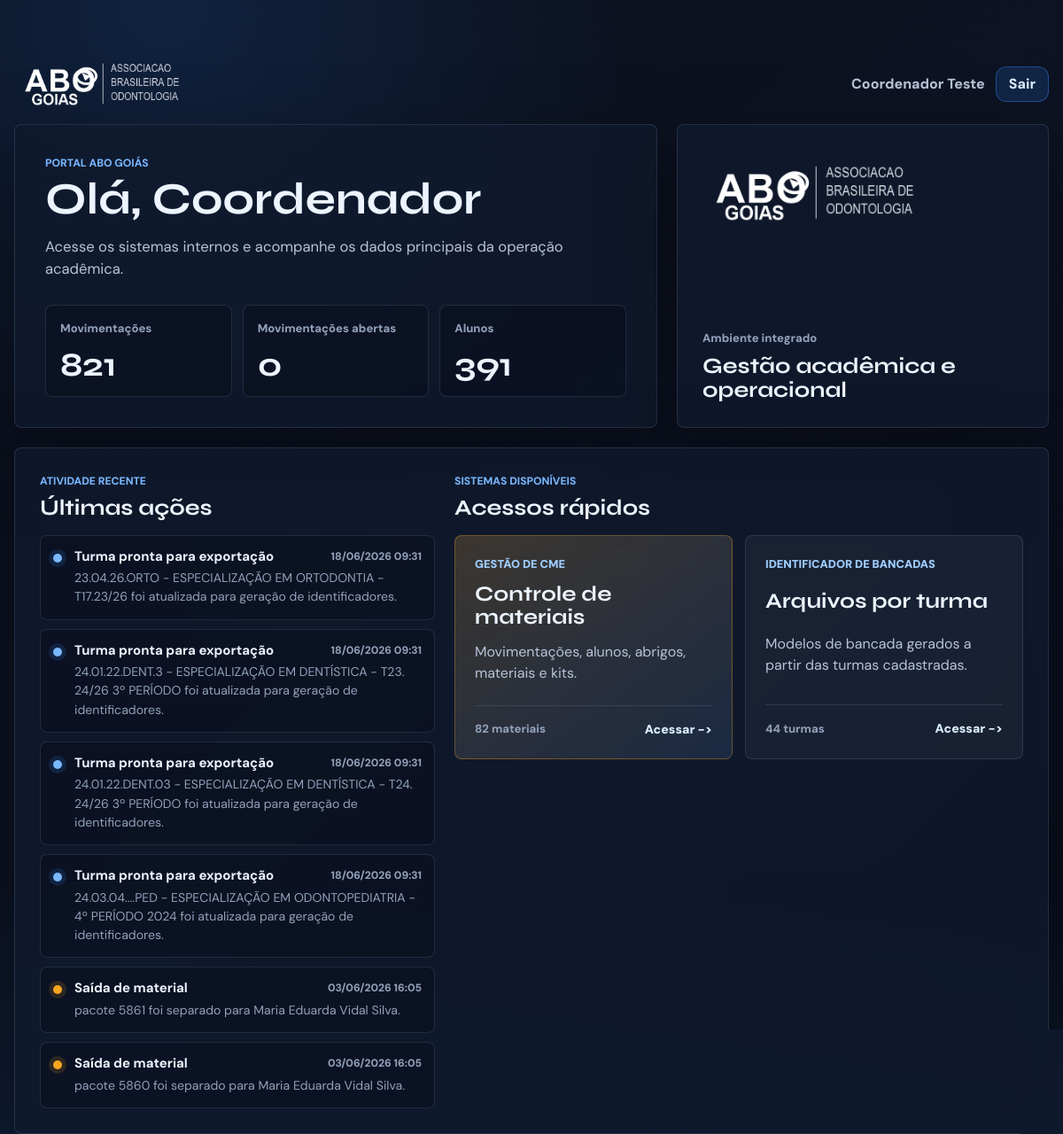
Screenshot of / (signed in) with the database file from the repository.
### gestao_cme/models.py (models this page shows, shortened)
class ModeloBase(models.Model):
    criado_em = models.DateTimeField(auto_now_add=True)
    atualizado_em = models.DateTimeField(auto_now=True)
    ativo = models.BooleanField(default=True)
    class Meta:
        abstract = True

class Turma(ModeloBase):
    nome = models.CharField(max_length=120)
    codigo = models.CharField(max_length=30, unique=True)
    curso = models.CharField(max_length=120, blank=True)
    data_inicio = models.DateField(null=True, blank=True)
    data_fim = models.DateField(null=True, blank=True)
    observacoes = models.TextField(blank=True)
    origem = models.CharField(
        max_length=20,
        choices=OrigemDados.choices,
        default=OrigemDados.MANUAL,
    )
    ultima_sincronizacao = models.DateTimeField(null=True, blank=True)
    class Meta:
        ordering = ["nome"]
        verbose_name = "turma"
        verbose_name_plural = "turmas"

class Movimentacao(ModeloBase):
    class Tipo(models.TextChoices):
        SAIDA = "SAIDA", "Saida"
        ENTRADA = "ENTRADA", "Entrada"
    data_hora = models.DateTimeField()
    tipo = models.CharField(max_length=10, choices=Tipo.choices)
    aluno = models.ForeignKey(
        Aluno,
        on_delete=models.SET_NULL,
        related_name="movimentacoes",
        null=True,
        blank=True,
    )
    turma = models.ForeignKey(
        Turma,
        on_delete=models.SET_NULL,
        related_name="movimentacoes",
        null=True,
        blank=True,
    )
    material = models.ForeignKey(
        Material,
        on_delete=models.SET_NULL,
        related_name="movimentacoes",
        null=True,
        blank=True,
    )
    aluno_codigo_externo = models.CharField(max_length=40, blank=True)
    aluno_nome = models.CharField(max_length=150)
    turma_nome = models.CharField(max_length=150, blank=True)
    pacote_codigo = models.CharField(max_length=40)
    retirado = models.BooleanField(null=True, blank=True)
    arquivo_origem = models.CharField(max_length=80)
    row_hash = models.CharField(max_length=64, unique=True)
    origem = models.CharField(
        max_length=20,
        choices=OrigemDados.choices,
        default=OrigemDados.LEGADO,
    )
    observacoes = models.TextField(blank=True)
    class Meta:
        ordering = ["-data_hora", "-id"]
        verbose_name = "movimentacao"
        verbose_name_plural = "movimentacoes"

### gestao_cme/views.py (the view)
# urls.py: path("", views.portal, name="home"),
@login_required
def portal(request: HttpRequest) -> HttpResponse:
    movimentacoes_base = Movimentacao.objects.exclude(origem=OrigemDados.EXEMPLO)
    emprestimos_base = emprestimos_visiveis(request)
    resumo = {
        "movimentacoes": movimentacoes_base.count(),
        "emprestimos_abertos": emprestimos_base.filter(
            status=Emprestimo.Status.EMPRESTADO
        ).count(),
        "alunos": Aluno.objects.exclude(origem=OrigemDados.EXEMPLO).count(),
        "materiais": Material.objects.exclude(origem=OrigemDados.EXEMPLO).count(),
        "turmas": Turma.objects.exclude(origem=OrigemDados.EXEMPLO).count(),
        "kits": Kit.objects.exclude(origem=OrigemDados.EXEMPLO).count(),
    }
    atividade_recente = []
    for movimentacao in movimentacoes_base.select_related("material").order_by(
        "-data_hora", "-id"
    )[:8]:
        material = (
            movimentacao.material.nome
            if movimentacao.material
            else f"pacote {movimentacao.pacote_codigo}"
        )
        aluno = movimentacao.aluno_nome or "Aluno não informado"
        if movimentacao.tipo == Movimentacao.Tipo.ENTRADA:
            categoria = "devolucao"
            titulo = "Devolução registrada"
            descricao = f"{aluno} devolveu {material}."
        elif movimentacao.retirado is False:
            categoria = "alerta"
            titulo = "Retirada pendente"
            descricao = f"{aluno} ainda não retirou {material}."
        else:
            categoria = "alerta"
            titulo = "Saída de material"
            descricao = f"{material} foi separado para {aluno}."
        atividade_recente.append(
            {
                "categoria": categoria,
                "titulo": titulo,
                "descricao": descricao,
                "data": movimentacao.data_hora,
            }
        )
    for turma in (
        Turma.objects.exclude(origem=OrigemDados.EXEMPLO)
        .exclude(ultima_sincronizacao__isnull=True)
        .order_by("-ultima_sincronizacao")[:4]
    ):
        atividade_recente.append(
            {
                "categoria": "exportacao",
                "titulo": "Turma pronta para exportação",
                "descricao": (
                    f"{turma.nome} foi atualizada para geração de identificadores."
                ),
                "data": turma.ultima_sincronizacao,
            }
        )
    atividade_recente = sorted(
        atividade_recente,
        key=lambda atividade: atividade["data"],
        reverse=True,
    )[:6]
    return render(
        request,
        "gestao_cme/portal.html",
        {
            "usuario_logado": request.user,
            "resumo": resumo,
            "atividade_recente": atividade_recente,
        },
    )

### gestao_cme/views.py (called while the page is built)
def emprestimos_visiveis(request: HttpRequest) -> QuerySet[Emprestimo]:
    queryset = Emprestimo.objects.exclude(
        Q(aluno__origem=OrigemDados.EXEMPLO)
        | Q(aluno__turma__origem=OrigemDados.EXEMPLO)
    )
    if request.user.is_superuser:
        return queryset
    return queryset.filter(coordenador_usuario=request.user)

### gestao_cme/templates/gestao_cme/portal.html (shortened to what this page needs)
﻿{% extends "gestao_cme/base.html" %}
{% load static %}
{% block body_class %}portal-body{% endblock %}
{% block header_class %}portal-header{% endblock %}
{% block content %}
    <main class="portal-shell">
        <section class="portal-hero">
            <div class="portal-hero-copy">
                <p class="section-label">Portal ABO Goiás</p>
                <h2>Olá, {{ usuario_logado.first_name|default:usuario_logado.username }}</h2>
                <p class="portal-intro">Acesse os sistemas internos e acompanhe os dados principais da operação acadêmica.</p>
                <div class="portal-stats" aria-label="Resumo dos sistemas">
                    <div class="portal-stat">
                        <span>Movimentações</span>
                        <strong>{{ resumo.movimentacoes }}</strong>
                    </div>
                    <div class="portal-stat">
                        <span>Movimentações abertas</span>
                        <strong>{{ resumo.emprestimos_abertos }}</strong>
                    </div>
                    <div class="portal-stat">
                        <span>Alunos</span>
                        <strong>{{ resumo.alunos }}</strong>
                    </div>
                </div>
            </div>
            <div class="portal-brand-card" aria-label="Associação Brasileira de Odontologia de Goiás">
                <img src="{% static 'gestao_cme/img/logo.png' %}" alt="ABO Goiás">
                <div>
                    <span>Ambiente integrado</span>
                    <strong>Gestão acadêmica e operacional</strong>
                </div>
            </div>
        </section>
        <section class="portal-panel panel">
            <div class="activity-feed">
                <div class="activity-heading">
                    <p class="section-label">Atividade recente</p>
                    <h2>Últimas ações</h2>
                </div>
                <div class="activity-list" aria-label="Feed de atividade recente">
                    {% for atividade in atividade_recente %}
                        <article class="activity-item activity-{{ atividade.categoria }}">
                            <span class="activity-dot" aria-hidden="true"></span>
                            <div>
                                <div class="activity-top">
                                    <strong>{{ atividade.titulo }}</strong>
                                    <time datetime="{{ atividade.data|date:'c' }}">{{ atividade.data|date:"d/m/Y H:i" }}</time>
                                </div>
                                <p>{{ atividade.descricao }}</p>
                            </div>
                        </article>
                    {% empty %}
                        <article class="activity-empty">
                            <strong>Nenhuma ação recente</strong>
                            <p>As movimentações e exportações aparecerão aqui quando forem registradas.</p>
                        </article>
                    {% endfor %}
                </div>
            </div>
            <div class="portal-systems">
                <div class="portal-systems-heading">
                    <p class="section-label">Sistemas disponíveis</p>
                    <h2>Acessos rápidos</h2>
                </div>
                <div class="system-grid">
                    <a class="system-card primary-system" href="{% url 'cme_dashboard' %}">
                        <span>Gestão de CME</span>
                        <strong>Controle de materiais</strong>
                        <p>Movimentações, alunos, abrigos, materiais e kits.</p>
                        <div class="system-meta">
                            <span>{{ resumo.materiais }} materiais</span>
                            <em>Acessar -></em>
                        </div>
                    </a>
                    <a class="system-card" href="{% url 'identificadores:index' %}">
                        <span>Identificador de Bancadas</span>
                        <strong>Arquivos por turma</strong>
                        <p>Modelos de bancada gerados a partir das turmas cadastradas.</p>
                        <div class="system-meta">
                            <span>{{ resumo.turmas }} turmas</span>
                            <em>Acessar -></em>
                        </div>
                    </a>
                </div>
            </div>
        </section>
    </main>
{% endblock %}

### gestao_cme/templates/gestao_cme/base.html (shortened to what this page needs)
﻿{% load static %}
<!doctype html>
<html lang="pt-BR">
<head>
    <link rel="stylesheet" href="{% static 'gestao_cme/css/home.css' %}">
</head>
<body class="{% block body_class %}{% endblock %}">
    <header class="app-header {% block header_class %}{% endblock %}">
        <div class="header-inner">
            <div class="brand">
                <img class="brand-logo" src="{% static 'gestao_cme/img/logo.png' %}" alt="ABO Goiás">
            </div>
            {% if usuario_logado %}
                <div class="user-menu">
                    <span>{{ usuario_logado.get_full_name|default:usuario_logado.username }}</span>
                    <form method="post" action="{% url 'logout' %}">
                        <button class="button secondary compact-button" type="submit">Sair</button>
                    </form>
                </div>
            {% endif %}
        </div>
    </header>
    {% block content %}{% endblock %}
</body>
</html>

### rows the page displays
Turma: data "18/06/2026 09:31"
Turma: data "18/06/2026 09:31"
Turma: data "18/06/2026 09:31"
Turma: data "18/06/2026 09:31"
Movimentacao: data "03/06/2026 16:05"
Movimentacao: data "03/06/2026 16:05"

### other values shown
{{ usuario_logado.get_full_name|default:usuario_logado.username }} "Coordenador Teste"
{{ usuario_logado.first_name|default:usuario_logado.username }} "Coordenador"
{{ resumo.movimentacoes }} "821"
{{ resumo.emprestimos_abertos }} "0"
{{ resumo.alunos }} "391"
{{ atividade.titulo }} "Turma pronta para exportação" "Turma pronta para exportação" "Turma pronta para exportação" "Turma pronta para exportação" "Saída de material" "Saída de material"
{{ atividade.descricao }} "23.04.26.ORTO - ESPECIALIZAÇÃO EM ORTODONTIA - T17.23/26 foi atualizada para geração de identificadores." "24.01.22.DENT.3 - ESPECIALIZAÇÃO EM DENTÍSTICA - T23. 24/26 3º PERÍODO foi atualizada para geração de identificadores." "24.01.22.DENT.03 - ESPECIALIZAÇÃO EM DENTÍSTICA - T24. 24/26 3º PERÍODO foi atualizada para geração de identificadores." "24.03.04....PED - ESPECIALIZAÇÃO EM ODONTOPEDIATRIA - 4º PERÍODO 2024 foi atualizada para geração de identificadores." "pacote 5861 foi separado para Maria Eduarda Vidal Silva." "pacote 5860 foi separado para Maria Eduarda Vidal Silva."
{{ resumo.materiais }} "82"
{{ resumo.turmas }} "44"
